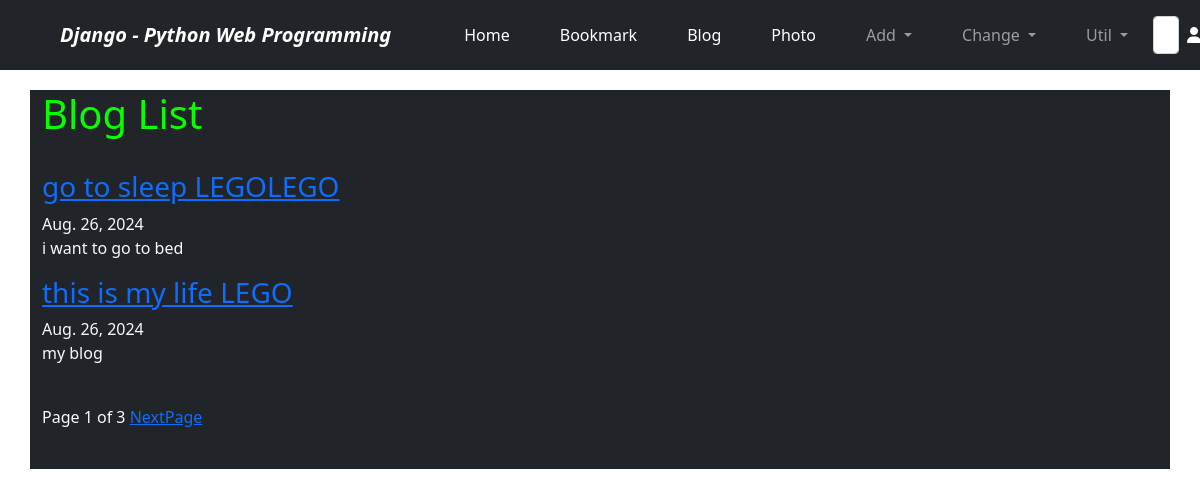
Screenshot of /blog/ with the database file from the repository.
### blog/models.py (models this page shows, shortened)
class Post(models.Model):
    title = models.CharField('TITLE', max_length=50)
    slug = models.SlugField('SLUG', unique=True, allow_unicode=True, help_text='one word for title alias.')
    description = models.CharField('DESCRIPTION', max_length=100, blank=True, help_text='simple description text.')
    content = models.TextField('CONTENT')
    create_dt = models.DateTimeField('CREATE DATE', auto_now_add=True)
    modify_dt = models.DateTimeField('MODIFY DATE', auto_now=True)
    owner = models.ForeignKey(User, on_delete=models.CASCADE, null=True, blank=True, verbose_name='OWNER')
    tags = TaggableManager(blank=True)
    class Meta:
        verbose_name = 'post'
        verbose_name_plural = 'posts'
        db_table = 'blog_posts'
        ordering = ('-modify_dt',)
    def get_absolute_url(self):
        return reverse('blog:post_detail', args=(self.slug,))

### blog/views.py (the view)
# urls.py: path('', PostLV.as_view(), name='post_list'),
class PostLV(ListView):
    model = Post
    template_name = 'blog/post_all.html' # 지정 안하면 model명_list.html를 찾아 rendering 시도
    '''
    기존 context변수명인 object_list 이름을 posts로 변경이 가능!
    지정해주더라도 기존 object_list이름도 사용 가능!
    '''
    context_object_name = 'posts'
    paginate_by = 2 # 한 페이지에 보여줄 객체 리스트 개수를 제공

### blog/templates/blog/post_all.html (shortened to what this page needs)
{% extends 'base.html' %}
{% block content %}
<h1 style="color:#09ff00">Blog List</h1>
<br>
{% for post in posts %}
    <h3><a href="{{post.get_absolute_url}}">{{post.title}}</a></h3>
    {{post.modify_dt|date:"N d, Y"}}
    <p>{{post.description}}</p>
{% endfor %}
<br>
<div style="padding-bottom: 20px;">
    <span>
        Page {{page_obj.number}} of {{page_obj.paginator.num_pages}}
        {% if page_obj.has_next %}
            <a href="?page={{page_obj.next_page_number}}">NextPage</a>
        {% endif %}
    </span>
</div>
{% endblock %}

### rows the page displays
Post: title "go to sleep LEGOLEGO", modify_dt "Aug. 26, 2024", description "i want to go to bed"
Post: title "this is my life LEGO", modify_dt "Aug. 26, 2024", description "my blog"

### other values shown
{{ page_obj.number }} "1"
{{ page_obj.paginator.num_pages }} "3"
